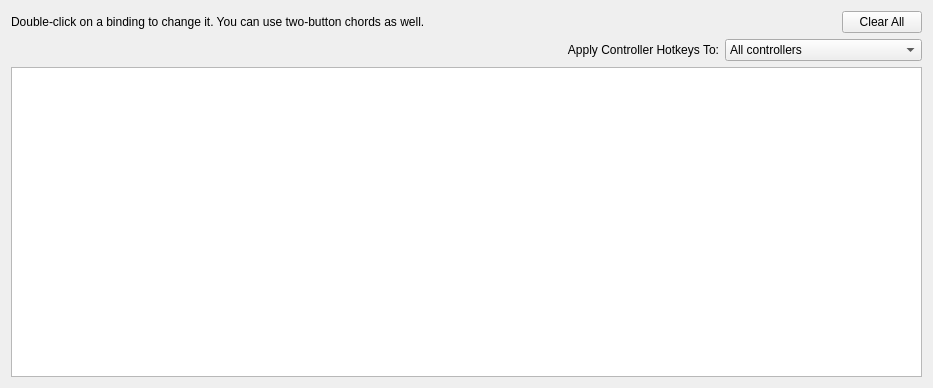
<?xml version="1.0" encoding="UTF-8"?>
<ui version="4.0">
 <class>ConfigureControllerHotkeys</class>
 <widget class="QWidget" name="ConfigureControllerHotkeys">
  <property name="geometry">
   <rect>
    <x>0</x>
    <y>0</y>
    <width>933</width>
    <height>388</height>
   </rect>
  </property>
  <layout class="QVBoxLayout" name="verticalLayout">
   <item>
    <layout class="QHBoxLayout" name="horizontalLayout">
     <item>
      <widget class="QLabel" name="label_2">
       <property name="text">
        <string>Double-click on a binding to change it. You can use two-button chords as well.</string>
       </property>
      </widget>
     </item>
     <item>
      <spacer name="horizontalSpacer">
       <property name="orientation">
        <enum>Qt::Horizontal</enum>
       </property>
       <property name="sizeHint" stdset="0">
        <size>
         <width>40</width>
         <height>20</height>
        </size>
       </property>
      </spacer>
     </item>
     <item>
      <widget class="QPushButton" name="button_clear_all">
       <property name="text">
        <string>Clear All</string>
       </property>
      </widget>
     </item>
    </layout>
   </item>
   <item>
    <layout class="QHBoxLayout" name="horizontalLayout_2">
     <property name="leftMargin">
      <number>0</number>
     </property>
     <item alignment="Qt::AlignRight">
      <widget class="QLabel" name="label_16">
       <property name="sizePolicy">
        <sizepolicy hsizetype="Expanding" vsizetype="Preferred">
         <horstretch>0</horstretch>
         <verstretch>0</verstretch>
        </sizepolicy>
       </property>
       <property name="minimumSize">
        <size>
         <width>166</width>
         <height>0</height>
        </size>
       </property>
       <property name="maximumSize">
        <size>
         <width>1920192</width>
         <height>16777215</height>
        </size>
       </property>
       <property name="toolTip">
        <string>Some mappings cannot be applied to all controllers, such as back buttons</string>
       </property>
       <property name="text">
        <string>Apply Controller Hotkeys To:</string>
       </property>
       <property name="alignment">
        <set>Qt::AlignRight|Qt::AlignTrailing|Qt::AlignVCenter</set>
       </property>
      </widget>
     </item>
     <item>
      <widget class="QComboBox" name="comboBoxMappingType">
       <property name="sizePolicy">
        <sizepolicy hsizetype="Maximum" vsizetype="Fixed">
         <horstretch>0</horstretch>
         <verstretch>0</verstretch>
        </sizepolicy>
       </property>
       <property name="minimumSize">
        <size>
         <width>150</width>
         <height>0</height>
        </size>
       </property>
       <item>
        <property name="text">
         <string>All controllers</string>
        </property>
       </item>
       <item>
        <property name="text">
         <string>Controllers of the mapped type</string>
        </property>
       </item>
       <item>
        <property name="text">
         <string>Only the mapped controller</string>
        </property>
       </item>
      </widget>
     </item>
    </layout>
   </item>
   <item>
    <layout class="QVBoxLayout" name="verticalLayout_2">
     <item>
      <widget class="QTreeView" name="hotkey_list">
       <property name="editTriggers">
        <set>QAbstractItemView::NoEditTriggers</set>
       </property>
       <property name="sortingEnabled">
        <bool>false</bool>
       </property>
      </widget>
     </item>
    </layout>
   </item>
  </layout>
 </widget>
 <resources/>
 <connections/>
</ui>
